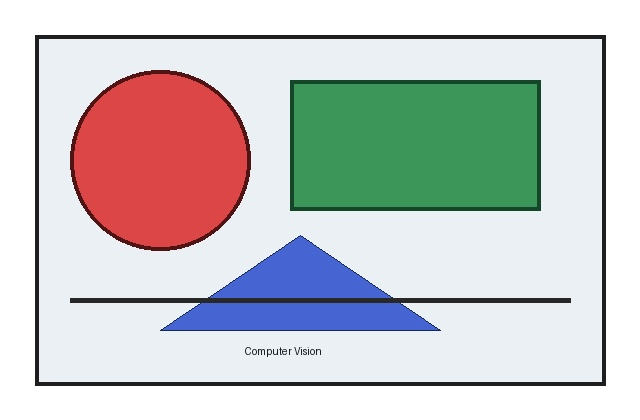
#> input picture input.jpg, 640 x 420 px
$ python program.py
#> lines starting #> are read from the running program, lines starting #| are printed output that depends on the picture
import cv2

# Read the input image
image = cv2.imread("input.jpg")
#> image is the input picture: shape (420, 640, 3); mean B, G, R 200.7, 200.9, 200.3

# Check whether image was loaded successfully
if image is None:
    print("Error: input.jpg not found!")
    exit()

# Convert color image to grayscale
gray = cv2.cvtColor(image, cv2.COLOR_BGR2GRAY)
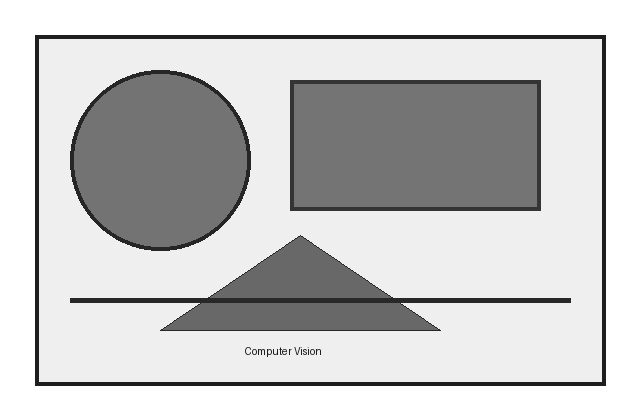
#> gray: shape (420, 640); min 21, max 255, mean 200.7

# Display image information
print("Original Image Shape:", image.shape)
#| Original Image Shape: (420, 640, 3)
print("Grayscale Image Shape:", gray.shape)
#| Grayscale Image Shape: (420, 640)
print("Height:", gray.shape[0])
#| Height: 420
print("Width:", gray.shape[1])
#| Width: 640

# Save grayscale image
success = cv2.imwrite("output.png", gray)

if success:
    print("Grayscale image saved successfully as output.png")
else:
    print("Error: Could not save output.png")
